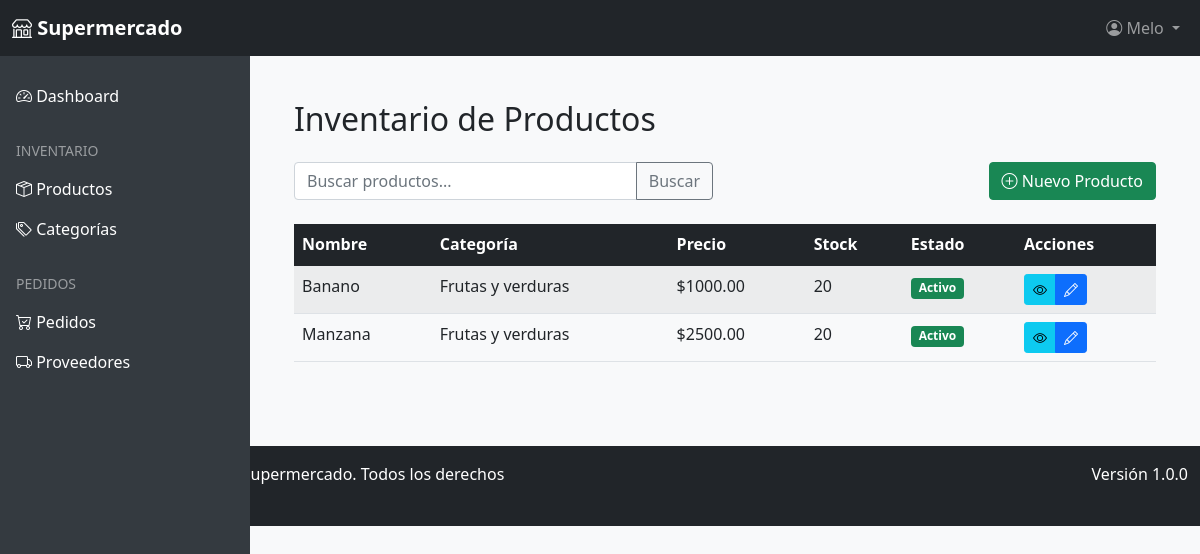
Page /inventario/productos/ (signed in) on the committed database.
### usuarios/models.py (models this page shows, shortened)
class Usuario(AbstractUser):
    class TipoUsuario(models.TextChoices):
        ADMIN = 'ADMIN', _('Administrador')
        EMPLEADO = 'EMPLEADO', _('Empleado')
        PROVEEDOR = 'PROVEEDOR', _('Proveedor')
    tipo_usuario = models.CharField(
        max_length=10,
        choices=TipoUsuario.choices,
        default=TipoUsuario.EMPLEADO,
        verbose_name=_('Tipo de Usuario')
    )
    telefono = models.CharField(
        max_length=15,
        blank=True,
        null=True,
        verbose_name=_('Teléfono')
    )
    direccion = models.TextField(
        blank=True,
        null=True,
        verbose_name=_('Dirección')
    )
    fecha_nacimiento = models.DateField(
        blank=True,
        null=True,
        verbose_name=_('Fecha de Nacimiento')
    )
    class Meta:
        verbose_name = _('Usuario')
        verbose_name_plural = _('Usuarios')
        ordering = ['last_name', 'first_name']
    def es_administrador(self):
        return self.tipo_usuario == self.TipoUsuario.ADMIN

### inventario/models.py (models this page shows, shortened)
class Producto(models.Model):
    class EstadoProducto(models.TextChoices):
        ACTIVO = 'ACTIVO', _('Activo')
        INACTIVO = 'INACTIVO', _('Inactivo')
        DESCONTINUADO = 'DESCONTINUADO', _('Descontinuado')
    nombre = models.CharField(max_length=100, verbose_name=_('Nombre'))
    descripcion = models.TextField(blank=True, null=True, verbose_name=_('Descripción'))
    categoria = models.ForeignKey(
        Categoria,
        on_delete=models.SET_NULL,
        null=True,
        blank=True,
        verbose_name=_('Categoría')
    )
    precio = models.DecimalField(
        max_digits=10,
        decimal_places=2,
        verbose_name=_('Precio Unitario')
    )
    cantidad = models.IntegerField(default=0, verbose_name=_('Cantidad en Stock'))
    stock_minimo = models.IntegerField(default=5, verbose_name=_('Stock Mínimo'))
    fecha_vencimiento = models.DateField(
        blank=True,
        null=True,
        verbose_name=_('Fecha de Vencimiento')
    )
    estado = models.CharField(
        max_length=15,
        choices=EstadoProducto.choices,
        default=EstadoProducto.ACTIVO,
        verbose_name=_('Estado')
    )
    creado_por = models.ForeignKey(
        Usuario,
        on_delete=models.SET_NULL,
        null=True,
        related_name='productos_creados',
        verbose_name=_('Creado por')
    )
    fecha_creacion = models.DateTimeField(auto_now_add=True, verbose_name=_('Fecha de Creación'))
    fecha_actualizacion = models.DateTimeField(auto_now=True, verbose_name=_('Fecha de Actualización'))
    class Meta:
        verbose_name = _('Producto')
        verbose_name_plural = _('Productos')
        ordering = ['nombre']
    def necesita_reabastecimiento(self):
        return self.cantidad <= self.stock_minimo

class Categoria(models.Model):
    nombre = models.CharField(max_length=100, verbose_name=_('Nombre'))
    descripcion = models.TextField(blank=True, null=True, verbose_name=_('Descripción'))
    class Meta:
        verbose_name = _('Categoría')
        verbose_name_plural = _('Categorías')
        ordering = ['nombre']
    def __str__(self):
        return self.nombre

### inventario/views.py (the view)
# urls.py: path('productos/', views.producto_list, name='producto_list'),
@login_required
def producto_list(request):
    query = request.GET.get('q', '')
    productos = Producto.objects.filter(
        Q(nombre__icontains=query) |
        Q(descripcion__icontains=query) |
        Q(categoria__nombre__icontains=query)
    ).order_by('nombre')
    productos_bajo_stock = Producto.objects.filter(
        cantidad__lte=models.F('stock_minimo'),
        estado='ACTIVO'
    )
    productos_proximos_vencer = Producto.objects.filter(
        fecha_vencimiento__lte=timezone.now() + timezone.timedelta(days=30),
        fecha_vencimiento__gte=timezone.now(),
        estado='ACTIVO'
    )
    context = {
        'productos': productos,
        'productos_bajo_stock': productos_bajo_stock,
        'productos_proximos_vencer': productos_proximos_vencer,
        'query': query,
    }
    return render(request, 'producto_list.html', context)

### inventario/templates/producto_list.html (shortened to what this page needs)
{% extends "base.html" %}
{% block content %}
<div class="container">
    <h2 class="my-4">Inventario de Productos</h2>
    <div class="row mb-4">
        <div class="col-md-6">
            <form method="get">
                <div class="input-group">
                    <input type="text" class="form-control" name="q" value="{{ query }}" placeholder="Buscar productos...">
                    <button class="btn btn-outline-secondary" type="submit">Buscar</button>
                </div>
            </form>
        </div>
        <div class="col-md-6 text-end">
            <a href="{% url 'inventario:producto_create' %}" class="btn btn-success">
                <i class="bi bi-plus-circle"></i> Nuevo Producto
            </a>
        </div>
    </div>
    <div class="table-responsive">
        <table class="table table-striped table-hover">
            <thead class="table-dark">
                <tr>
                    <th>Nombre</th>
                    <th>Categoría</th>
                    <th>Precio</th>
                    <th>Stock</th>
                    <th>Estado</th>
                    <th>Acciones</th>
                </tr>
            </thead>
            <tbody>
                {% for producto in productos %}
                <tr>
                    <td>{{ producto.nombre }}</td>
                    <td>{{ producto.categoria|default:"-" }}</td>
                    <td>${{ producto.precio }}</td>
                    <td>
                        {{ producto.cantidad }}
                    </td>
                    <td>
                        <span class="badge bg-{% if producto.estado == 'ACTIVO' %}success{% else %}secondary{% endif %}">
                            {{ producto.get_estado_display }}
                        </span>
                    </td>
                    <td>
                        <div class="btn-group btn-group-sm">
                            <a href="{% url 'inventario:producto_detail' producto.pk %}" class="btn btn-info">
                                <i class="bi bi-eye"></i>
                            </a>
                            <a href="{% url 'inventario:producto_update' producto.pk %}" class="btn btn-primary">
                                <i class="bi bi-pencil"></i>
                            </a>
                        </div>
                    </td>
                </tr>
                {% empty %}
                <tr>
                    <td colspan="6" class="text-center">No se encontraron productos</td>
                </tr>
                {% endfor %}
            </tbody>
        </table>
    </div>
</div>
{% endblock %}

### templates/includes/header.html (shortened to what this page needs)
<nav class="navbar navbar-expand-lg navbar-dark bg-dark fixed-top">
    <div class="container-fluid">
        <a class="navbar-brand" href="{% url 'inicio' %}">
            <i class="bi bi-shop"></i> Supermercado
        </a>
        <div class="collapse navbar-collapse" id="navbarNav">
            <ul class="navbar-nav ms-auto">
                {% if user.is_authenticated %}
                <li class="nav-item dropdown">
                    <a class="nav-link dropdown-toggle" href="#" id="navbarDropdown" role="button" data-bs-toggle="dropdown">
                        <i class="bi bi-person-circle"></i> {{ user.get_full_name|default:user.username }}
                    </a>
                </li>
                {% else %}
                <li class="nav-item">
                    <a class="nav-link" href="{% url 'usuarios:login' %}"><i class="bi bi-box-arrow-in-right"></i> Iniciar sesión</a>
                </li>
                {% endif %}
            </ul>
        </div>
    </div>
</nav>

### templates/base.html (style rules this page uses)
body { padding-top: 56px; background-color: #f8f9fa; }
.navbar-brand { font-weight: bold; }
.table-responsive { overflow-x: auto; }

### rows in the picture
Usuario: get_full_name "Melo"
Producto: nombre "Banano", categoria "Frutas y verduras", precio "1000.00", cantidad "20", estado "Activo"
Producto: nombre "Manzana", categoria "Frutas y verduras", precio "2500.00", cantidad "20", estado "Activo"
